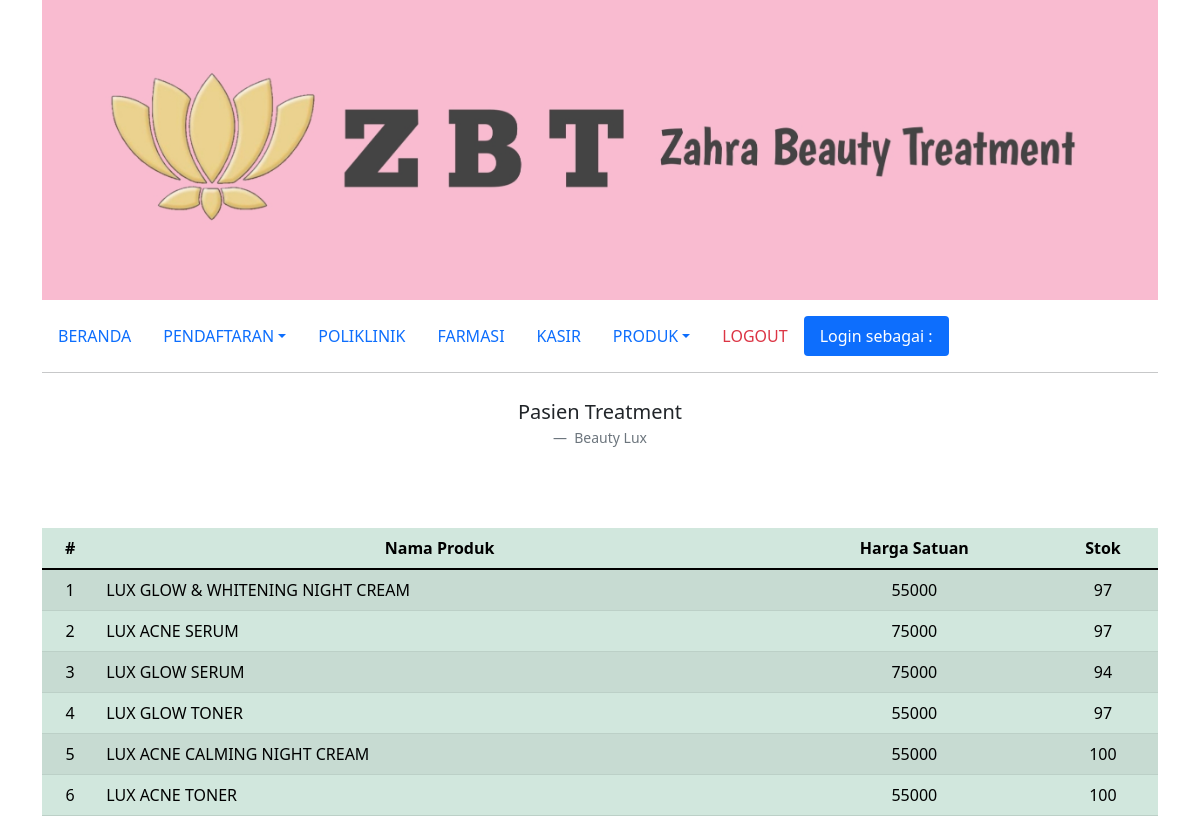
/produk.php, run on the app's committed database.
### tables this page shows
CREATE TABLE `produk` (
  `id_produk` int(100) NOT NULL AUTO_INCREMENT,
  `id_produk_kategori` int(3) NOT NULL,
  `nama_produk` varchar(50) NOT NULL,
  `harga` int(10) NOT NULL,
  `stok` int(5) NOT NULL,
  PRIMARY KEY (`id_produk`),
  KEY `id_produk` (`id_produk`),
  KEY `id_produk_kategori` (`id_produk_kategori`),
  CONSTRAINT `produk_ibfk_1` FOREIGN KEY (`id_produk_kategori`) REFERENCES `produk_kategori` (`id_produk_kategori`)
);

### produk.php (the view)
<?php include('templates/header.php'); ?>
<div class="container">
    <div class="row">
        <div class="col-md-12">
            <img src="img/header.jpg" class="img-fluid" alt="...">
        </div>
    </div>
    <div class="row mt-3 mb-2">
        <div class="col">
            <?php include('menu.php'); ?>
        </div>
    </div>
    <div class="row">
        <figure class="text-center">
            <blockquote class="blockquote">
                <p>Pasien Treatment</p>
            </blockquote>
            <figcaption class="blockquote-footer">
                Beauty Lux
            </figcaption>
        </figure>
    </div>
    <div class="row mt-5">
        <div class="col-md-12">
            <table class="table table-success table-striped">
                <thead>
                    <tr>
                        <th class="text-center" scope="col">#</th>
                        <th class="text-center" scope="col">Nama Produk</th>
                        <th class="text-center" scope="col">Harga Satuan</th>
                        <th class="text-center" scope="col">Stok</th>
                    </tr>
                </thead>
                <tbody>
                    <?php
                    $no = 1;
                    include 'templates/koneksi.php';
                    $query = mysqli_query($koneksi, "
                    SELECT * FROM produk
                    ");
                    while ($d = mysqli_fetch_array($query)) {
                    ?>
                        <tr>
                            <td class="text-center" scope="row"><?= $no++; ?></td>
                            <td class="text-left" scope="row"><?= $d['nama_produk']; ?></td>
                            <td class="text-center" scope="row"><?= $d['harga']; ?></td>
                            <td class="text-center" scope="row"><?= $d['stok']; ?></td>
                            </ </tr>
                        <?php } ?>
            </table>
        </div>
    </div>
</div>
<?php include('templates/footer.php'); ?>

### templates/header.php (shortened to what this page needs)
<!DOCTYPE html>
<html lang="en">
<head>
    <link href="assets/css/bootstrap.min.css" rel="stylesheet">
</head>
<body>

### menu.php (shortened to what this page needs)
<ul class="nav nav-pills">
    <li class="nav-item">
        <a class="nav-link" aria-current="page" href="dashboard.php">BERANDA</a>
    </li>
    <li class="nav-item dropdown">
        <a class="nav-link dropdown-toggle" data-bs-toggle="dropdown" href="#" role="button" aria-expanded="false">PENDAFTARAN</a>
    </li>
    <li class="nav-item">
        <a class="nav-link" aria-current="page" href="treatment.php">POLIKLINIK</a>
    </li>
    <li class="nav-item">
        <a class="nav-link" aria-current="page" href="farmasi.php">FARMASI</a>
    </li>
    <li class="nav-item">
        <a class="nav-link" aria-current="page" href="kasir.php">KASIR</a>
    </li>
    <li class="nav-item dropdown">
        <a class="nav-link dropdown-toggle" data-bs-toggle="dropdown" href="#" role="button" aria-expanded="false">PRODUK</a>
    </li>
    <li class="nav-item">
        <a class="nav-link text-danger" aria-current="page" href="logout.php">LOGOUT</a>
    </li>
    <li class="nav-item">
        <a class="nav-link active" aria-current="page"><?= 'Login sebagai : ' .  $_SESSION["nama_user"]; ?></a>
    </li>
</ul>
<hr>

### templates/footer.php (shortened to what this page needs)
</body>
</html>

### data on the page
produk: nama_produk "LUX GLOW & WHITENING NIGHT CREAM", harga "55000", stok "97"
produk: nama_produk "LUX ACNE SERUM", harga "75000", stok "97"
produk: nama_produk "LUX GLOW SERUM", harga "75000", stok "94"
produk: nama_produk "LUX GLOW TONER", harga "55000", stok "97"
produk: nama_produk "LUX ACNE CALMING NIGHT CREAM", harga "55000", stok "100"
produk: nama_produk "LUX ACNE TONER", harga "55000", stok "100"
